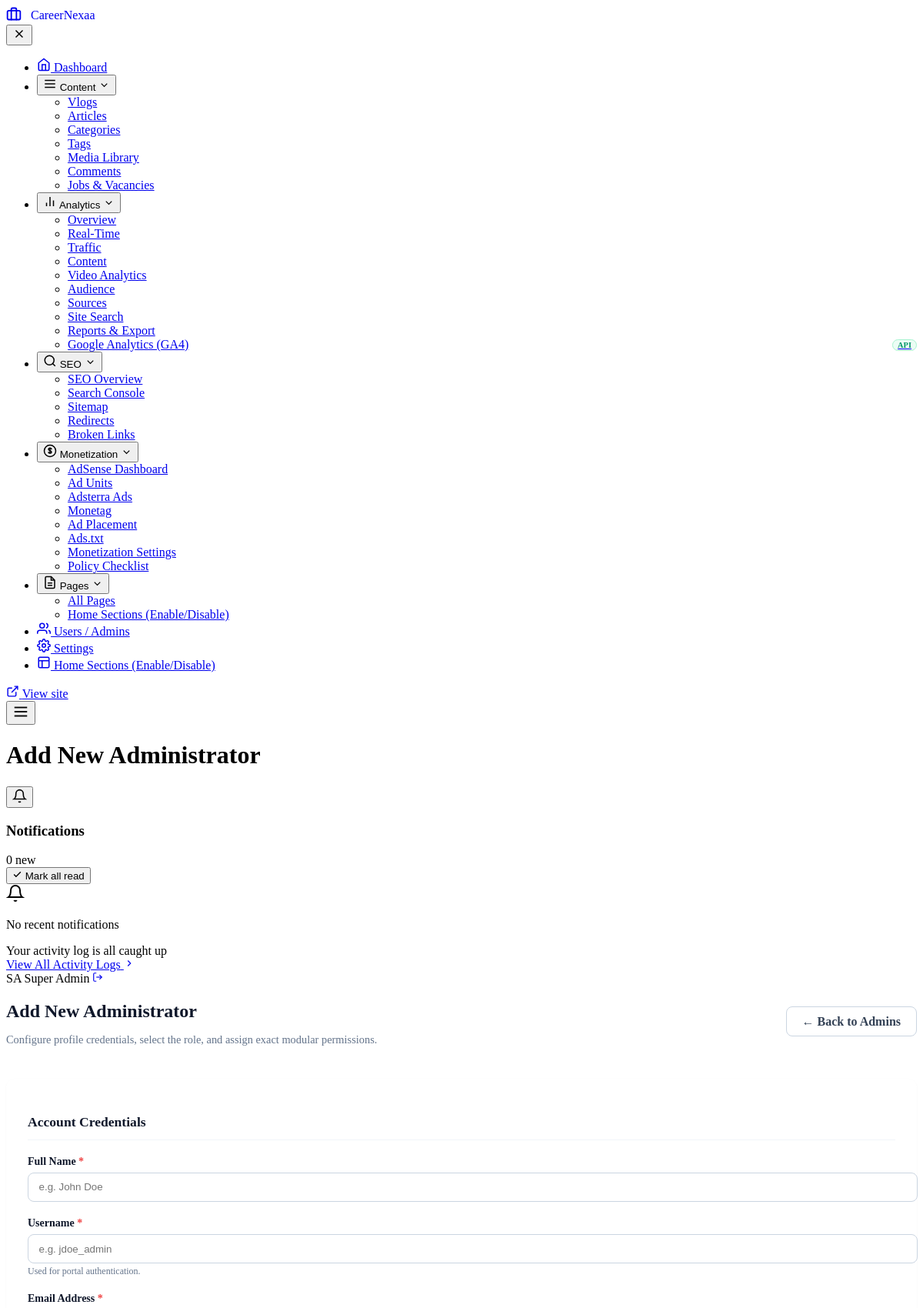
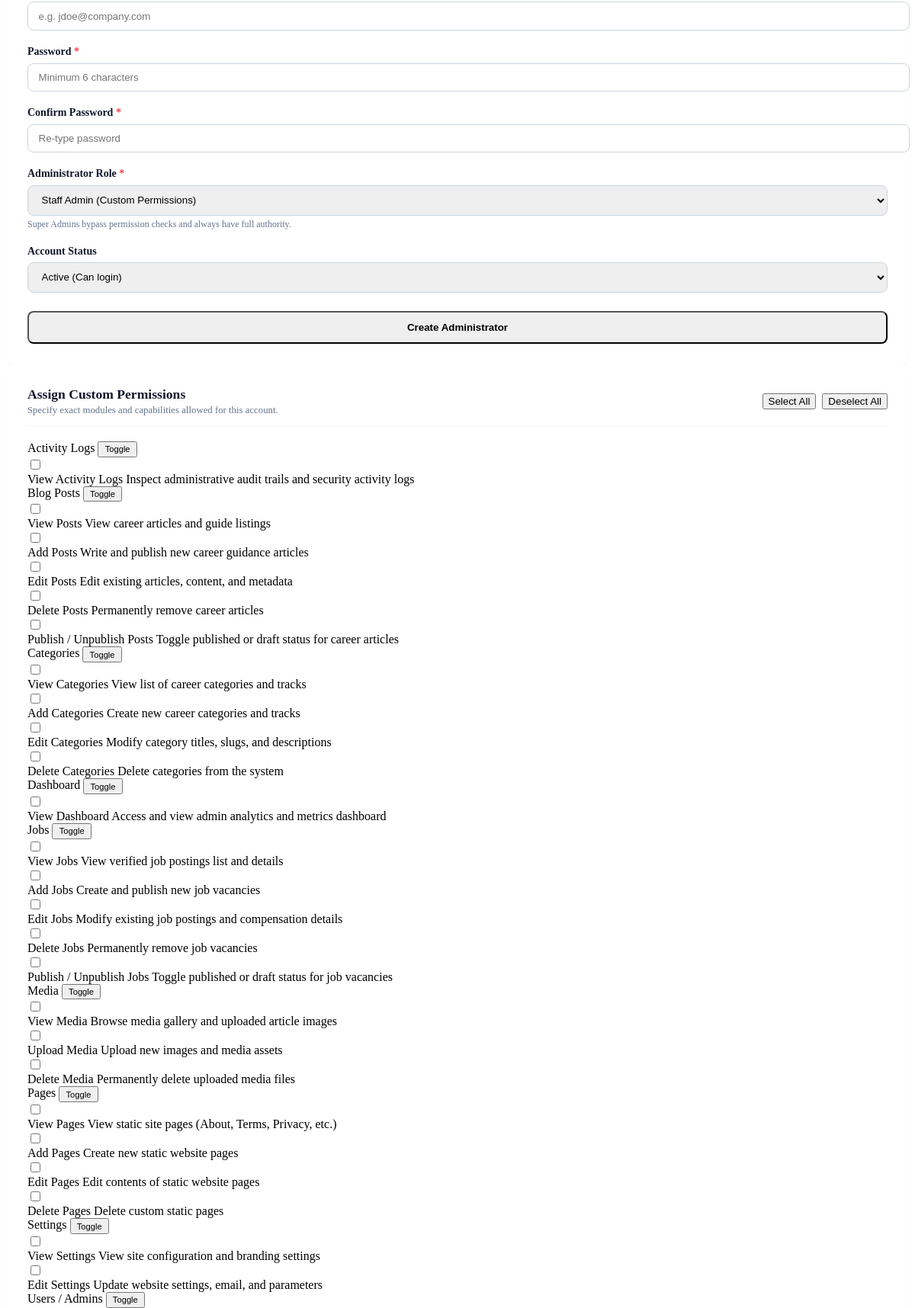
/admin/admins/add.php (signed in, upper part), run on the app's committed database (2 pictures, top to bottom).
### tables this page shows
CREATE TABLE `permissions` (
  `id` int(11) NOT NULL AUTO_INCREMENT,
  `permission_key` varchar(60) NOT NULL,
  `permission_name` varchar(100) NOT NULL,
  `module` varchar(50) NOT NULL,
  `description` varchar(255) DEFAULT NULL,
  `created_at` timestamp NOT NULL DEFAULT current_timestamp(),
  PRIMARY KEY (`id`),
  UNIQUE KEY `permission_key` (`permission_key`)
);

### includes/functions.php (called while the page is built, shortened)
<?php
require_once __DIR__ . '/auth_functions.php';
function h($string) {
    return htmlspecialchars((string)($string ?? ''), ENT_QUOTES, 'UTF-8');
}

### includes/auth_functions.php (called while the page is built, shortened)
<?php
function get_grouped_permissions() {
    $db = getDBConnection();
    $stmt = $db->query("SELECT * FROM permissions ORDER BY module ASC, id ASC");
    $all = $stmt->fetchAll(PDO::FETCH_ASSOC);
    $grouped = [];
    foreach ($all as $p) {
        $mod = $p['module'];
        if (!isset($grouped[$mod])) {
            $grouped[$mod] = [];
        }
        $grouped[$mod][] = $p;
    }
    return $grouped;
}

### admin/admins/add.php (the view, shortened to what this page needs)
<?php
require_once __DIR__ . '/../../includes/functions.php';
require_once __DIR__ . '/../../includes/auth_functions.php';
$groupedPermissions = get_grouped_permissions();
$name = '';
$username = '';
$email = '';
$role = 'admin';
$status = 'active';
$selectedPerms = [];
require_once __DIR__ . '/../includes/admin-header.php';
?>
<div class="admin-page-header" style="display:flex; justify-content:space-between; align-items:center; flex-wrap:wrap; gap:1rem; margin-bottom:1.75rem;">
    <div>
        <h2 style="font-family:var(--admin-heading); font-size:1.5rem; font-weight:800; color:#0f172a; margin-bottom:0.25rem;">
            Add New Administrator
        </h2>
        <p style="color:#64748b; font-size:0.9rem;">
            Configure profile credentials, select the role, and assign exact modular permissions.
        </p>
    </div>
    <a href="<?= ADMIN_URL ?>/admins/index.php" class="admin-btn admin-btn-secondary" style="display:inline-flex; align-items:center; gap:0.4rem; padding:0.6rem 1.25rem; font-weight:600; border-radius:8px; text-decoration:none; background:#ffffff; border:1px solid #cbd5e1; color:#334155;">
        &larr; Back to Admins
    </a>
</div>
<form action="<?= ADMIN_URL ?>/admins/add.php" method="POST" id="addAdminForm">
    <div class="admin-split-2col-grid">
        <div class="admin-card" style="background:#ffffff; border:1px solid var(--admin-border); border-radius:12px; padding:1.75rem; box-shadow:0 1px 3px rgba(0,0,0,0.04);">
            <h3 style="font-family:var(--admin-heading); font-size:1.1rem; font-weight:700; color:#0f172a; margin-bottom:1.25rem; border-bottom:1px solid #f1f5f9; padding-bottom:0.75rem;">
                Account Credentials
            </h3>
            <div style="margin-bottom:1.25rem;">
                <label style="display:block; font-weight:700; font-size:0.875rem; margin-bottom:0.4rem; color:#0f172a;">
                    Full Name <span style="color:#ef4444;">*</span>
                </label>
                <input type="text" name="name" class="form-control" value="<?= h($name) ?>" placeholder="e.g. John Doe" required style="width:100%; padding:0.65rem 0.85rem; border:1px solid #cbd5e1; border-radius:8px;">
            </div>
            <div style="margin-bottom:1.25rem;">
                <label style="display:block; font-weight:700; font-size:0.875rem; margin-bottom:0.4rem; color:#0f172a;">
                    Username <span style="color:#ef4444;">*</span>
                </label>
                <input type="text" name="username" class="form-control" value="<?= h($username) ?>" placeholder="e.g. jdoe_admin" required style="width:100%; padding:0.65rem 0.85rem; border:1px solid #cbd5e1; border-radius:8px;">
                <span style="font-size:0.75rem; color:#64748b;">Used for portal authentication.</span>
            </div>
            <div style="margin-bottom:1.25rem;">
                <label style="display:block; font-weight:700; font-size:0.875rem; margin-bottom:0.4rem; color:#0f172a;">
                    Email Address <span style="color:#ef4444;">*</span>
                </label>
                <input type="email" name="email" class="form-control" value="<?= h($email) ?>" placeholder="e.g. jdoe@company.com" required style="width:100%; padding:0.65rem 0.85rem; border:1px solid #cbd5e1; border-radius:8px;">
            </div>
            <div style="margin-bottom:1.25rem;">
                <label style="display:block; font-weight:700; font-size:0.875rem; margin-bottom:0.4rem; color:#0f172a;">
                    Password <span style="color:#ef4444;">*</span>
                </label>
                <input type="password" name="password" class="form-control" placeholder="Minimum 6 characters" required style="width:100%; padding:0.65rem 0.85rem; border:1px solid #cbd5e1; border-radius:8px;">
            </div>
            <div style="margin-bottom:1.25rem;">
                <label style="display:block; font-weight:700; font-size:0.875rem; margin-bottom:0.4rem; color:#0f172a;">
                    Confirm Password <span style="color:#ef4444;">*</span>
                </label>
                <input type="password" name="confirm_password" class="form-control" placeholder="Re-type password" required style="width:100%; padding:0.65rem 0.85rem; border:1px solid #cbd5e1; border-radius:8px;">
            </div>
            <div style="margin-bottom:1.25rem;">
                <label style="display:block; font-weight:700; font-size:0.875rem; margin-bottom:0.4rem; color:#0f172a;">
                    Administrator Role <span style="color:#ef4444;">*</span>
                </label>
                <select name="role" id="adminRoleSelect" class="form-control" style="width:100%; padding:0.65rem 0.85rem; border:1px solid #cbd5e1; border-radius:8px;" onchange="handleRoleChange(this.value)">
                    <option value="admin" <?= $role === 'admin' ? 'selected' : '' ?>>Staff Admin (Custom Permissions)</option>
                </select>
                <span style="font-size:0.75rem; color:#64748b; margin-top:4px; display:block;">
                    Super Admins bypass permission checks and always have full authority.
                </span>
            </div>
            <div style="margin-bottom:1.5rem;">
                <label style="display:block; font-weight:700; font-size:0.875rem; margin-bottom:0.4rem; color:#0f172a;">
                    Account Status
                </label>
                <select name="status" class="form-control" style="width:100%; padding:0.65rem 0.85rem; border:1px solid #cbd5e1; border-radius:8px;">
                    <option value="active" <?= $status === 'active' ? 'selected' : '' ?>>Active (Can login)</option>
                </select>
            </div>
            <button type="submit" class="admin-btn admin-btn-primary" style="width:100%; padding:0.75rem; font-weight:700; border-radius:8px; cursor:pointer;">
                Create Administrator
            </button>
        </div>
        <div class="admin-card" style="background:#ffffff; border:1px solid var(--admin-border); border-radius:12px; padding:1.75rem; box-shadow:0 1px 3px rgba(0,0,0,0.04);">
            <div style="display:flex; justify-content:space-between; align-items:center; flex-wrap:wrap; gap:0.5rem; margin-bottom:1.25rem; border-bottom:1px solid #f1f5f9; padding-bottom:0.75rem;">
                <div>
                    <h3 style="font-family:var(--admin-heading); font-size:1.1rem; font-weight:700; color:#0f172a; margin:0;">
                        Assign Custom Permissions
                    </h3>
                    <span style="font-size:0.8rem; color:#64748b;">Specify exact modules and capabilities allowed for this account.</span>
                </div>
                <div id="permActionBtns" style="display:flex; gap:0.5rem;">
                    <button type="button" class="admin-btn-xs btn-perms" onclick="toggleAllPerms(true)">Select All</button>
                    <button type="button" class="admin-btn-xs btn-edit" onclick="toggleAllPerms(false)">Deselect All</button>
                </div>
            </div>
            <div id="permissionsMatrixContainer" style="opacity:<?= $role === 'superadmin' ? '0.5' : '1' ?>; pointer-events:<?= $role === 'superadmin' ? 'none' : 'auto' ?>;">
                <div class="permission-matrix-grid">
                    <?php foreach ($groupedPermissions as $module => $perms): ?>
                    <div class="permission-module-box">
                        <div class="permission-module-header">
                            <span class="permission-module-title">
                                <?= h($module) ?>
                            </span>
                            <button type="button" class="admin-btn-xs btn-edit" style="font-size:0.7rem; padding:0.15rem 0.45rem;" onclick="toggleModulePerms(this)">
                                Toggle
                            </button>
                        </div>
                        <div class="permission-module-body">
                            <?php foreach ($perms as $p): ?>
                            <label class="perm-check-row">
                                <input type="checkbox" name="permissions[]" value="<?= (int)$p['id'] ?>" class="perm-checkbox" <?= in_array($p['id'], $selectedPerms) ? 'checked' : '' ?>>
                                <div class="perm-meta">
                                    <span class="perm-label-text"><?= h($p['permission_name']) ?></span>
                                    <span class="perm-desc-text"><?= h($p['description']) ?></span>
                                </div>
                            </label>
                            <?php endforeach; ?>
                        </div>
                    </div>
                    <?php endforeach; ?>
                </div>
            </div>
        </div>
    </div>
</form>
<?php require_once __DIR__ . '/../includes/admin-footer.php'; ?>

### data on the page
permissions: permission_name "View Activity Logs", description "Inspect administrative audit trails and security activity logs"
permissions: permission_name "View Posts", description "View career articles and guide listings"
permissions: permission_name "Add Posts", description "Write and publish new career guidance articles"
permissions: permission_name "Edit Posts", description "Edit existing articles, content, and metadata"
permissions: permission_name "Delete Posts", description "Permanently remove career articles"
permissions: permission_name "Publish / Unpublish Posts", description "Toggle published or draft status for career articles"
permissions: permission_name "View Categories", description "View list of career categories and tracks"
permissions: permission_name "Add Categories", description "Create new career categories and tracks"
permissions: permission_name "Edit Categories", description "Modify category titles, slugs, and descriptions"
permissions: permission_name "Delete Categories", description "Delete categories from the system"
permissions: permission_name "View Dashboard", description "Access and view admin analytics and metrics dashboard"
permissions: permission_name "View Jobs", description "View verified job postings list and details"
permissions: permission_name "Add Jobs", description "Create and publish new job vacancies"
permissions: permission_name "Edit Jobs", description "Modify existing job postings and compensation details"
permissions: permission_name "Delete Jobs", description "Permanently remove job vacancies"
permissions: permission_name "Publish / Unpublish Jobs", description "Toggle published or draft status for job vacancies"
permissions: permission_name "View Media", description "Browse media gallery and uploaded article images"
permissions: permission_name "Upload Media", description "Upload new images and media assets"
permissions: permission_name "Delete Media", description "Permanently delete uploaded media files"
permissions: permission_name "View Pages", description "View static site pages (About, Terms, Privacy, etc.)"
permissions: permission_name "Add Pages", description "Create new static website pages"
permissions: permission_name "Edit Pages", description "Edit contents of static website pages"
permissions: permission_name "Delete Pages", description "Delete custom static pages"
permissions: permission_name "View Settings", description "View site configuration and branding settings"
permissions: permission_name "Edit Settings", description "Update website settings, email, and parameters"

### other printed values
$adminSiteName "CareerNexaa"
$adminPageTitle "Add New Administrator"
$userInitials "SA"
$displayNameClean "Super Admin"
$module "Activity Logs"
$module "Blog Posts"
$module "Categories"
$module "Dashboard"
$module "Jobs"
$module "Media"
$module "Pages"
$module "Settings"
$module "Users / Admins"
